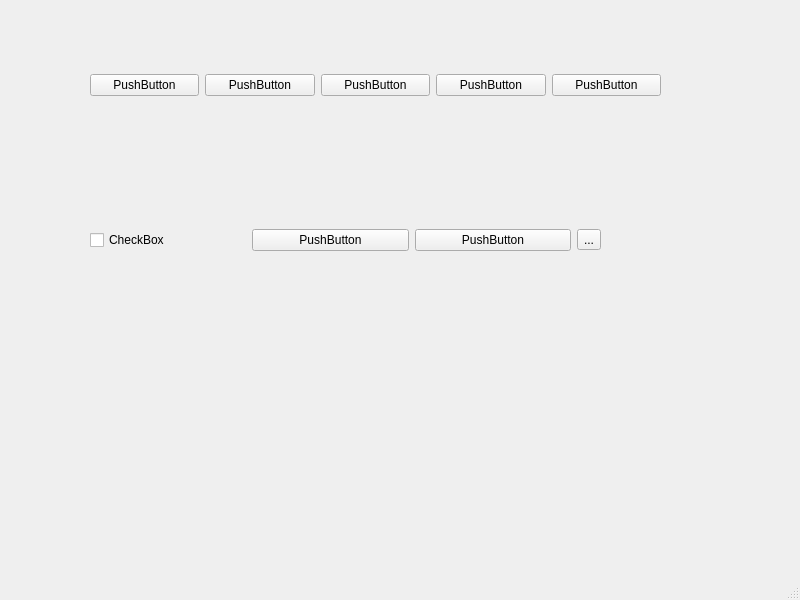
<?xml version="1.0" encoding="UTF-8"?>
<ui version="4.0">
 <class>MainWindow</class>
 <widget class="QMainWindow" name="MainWindow">
  <property name="geometry">
   <rect>
    <x>0</x>
    <y>0</y>
    <width>800</width>
    <height>600</height>
   </rect>
  </property>
  <property name="windowTitle">
   <string>MainWindow</string>
  </property>
  <widget class="QWidget" name="centralwidget">
   <widget class="QWidget" name="horizontalLayoutWidget">
    <property name="geometry">
     <rect>
      <x>90</x>
      <y>200</y>
      <width>511</width>
      <height>80</height>
     </rect>
    </property>
    <layout class="QHBoxLayout" name="horizontalLayout_2">
     <item>
      <widget class="QCheckBox" name="checkBox">
       <property name="text">
        <string>CheckBox</string>
       </property>
      </widget>
     </item>
     <item>
      <widget class="QPushButton" name="pushButton_6">
       <property name="text">
        <string>PushButton</string>
       </property>
      </widget>
     </item>
     <item>
      <widget class="QPushButton" name="pushButton_7">
       <property name="text">
        <string>PushButton</string>
       </property>
      </widget>
     </item>
     <item>
      <widget class="QToolButton" name="toolButton">
       <property name="text">
        <string>...</string>
       </property>
      </widget>
     </item>
    </layout>
   </widget>
   <widget class="QWidget" name="">
    <property name="geometry">
     <rect>
      <x>90</x>
      <y>50</y>
      <width>571</width>
      <height>71</height>
     </rect>
    </property>
    <layout class="QHBoxLayout" name="horizontalLayout">
     <item>
      <widget class="QPushButton" name="pushButton">
       <property name="text">
        <string>PushButton</string>
       </property>
      </widget>
     </item>
     <item>
      <widget class="QPushButton" name="pushButton_2">
       <property name="text">
        <string>PushButton</string>
       </property>
      </widget>
     </item>
     <item>
      <widget class="QPushButton" name="pushButton_3">
       <property name="text">
        <string>PushButton</string>
       </property>
      </widget>
     </item>
     <item>
      <widget class="QPushButton" name="pushButton_4">
       <property name="text">
        <string>PushButton</string>
       </property>
      </widget>
     </item>
     <item>
      <widget class="QPushButton" name="pushButton_5">
       <property name="text">
        <string>PushButton</string>
       </property>
      </widget>
     </item>
    </layout>
   </widget>
  </widget>
  <widget class="QMenuBar" name="menubar">
   <property name="geometry">
    <rect>
     <x>0</x>
     <y>0</y>
     <width>800</width>
     <height>23</height>
    </rect>
   </property>
  </widget>
  <widget class="QStatusBar" name="statusbar"/>
 </widget>
 <resources/>
 <connections/>
</ui>
